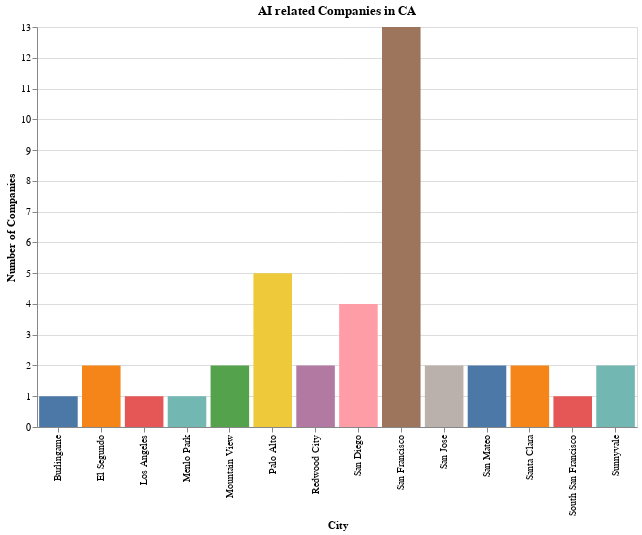

The notebook cell this image was saved under:
### Markdown cell above
Hmm, does not look like a good job market! Let's continue our analysis for the United States.

### Code cell
specific_location = 'CA'
filtered_df2 = ai_companies[ai_companies['state'] == specific_location]
space2 = 'AI related Companies'
chart = plot_num_of_comapnies(filtered_df2, specific_location, space2)
chart.display()

### Figure 1 — Vega-Lite specification as saved in the notebook (floating-point values rounded to 4 significant figures)
{"config": {"view": {"continuousWidth": 300, "continuousHeight": 300}}, "data": {"name": "data-6ec7ae6ca6095ba984ecd5c9fcdc1b8b"}, "mark": {"type": "bar"}, "encoding": {"color": {"field": "city", "legend": null, "type": "nominal"}, "tooltip": [{"field": "city", "type": "nominal"}, {"field": "company_name", "type": "quantitative"}], "x": {"field": "city", "title": "City", "type": "nominal"}, "y": {"field": "company_name", "title": "Number of Companies", "type": "quantitative"}}, "height": 400, "title": "AI related Companies in CA", "width": 600, "$schema": "https://vega.github.io/schema/vega-lite/v5.14.1.json", "datasets": {"data-6ec7ae6ca6095ba984ecd5c9fcdc1b8b": [{"city": "Burlingame", "company_name": 1, "job_openings": 24.0}, {"city": "El Segundo", "company_name": 2, "job_openings": 2.0}, {"city": "Los Angeles", "company_name": 1, "job_openings": 1.0}, {"city": "Menlo Park", "company_name": 1, "job_openings": 5.0}, {"city": "Mountain View", "company_name": 2, "job_openings": 12.0}, {"city": "Palo Alto", "company_name": 5, "job_openings": 30.0}, {"city": "Redwood City", "company_name": 2, "job_openings": 58.0}, {"city": "San Diego", "company_name": 4, "job_openings": 59.0}, {"city": "San Francisco", "company_name": 13, "job_openings": 100.0}, {"city": "San Jose", "company_name": 2, "job_openings": 56.0}, {"city": "San Mateo", "company_name": 2, "job_openings": 100.0}, {"city": "Santa Clara", "company_name": 2, "job_openings": 2.0}, {"city": "South San Francisco", "company_name": 1, "job_openings": 27.0}, {"city": "Sunnyvale", "company_name": 2, "job_openings": 138.0}]}}
